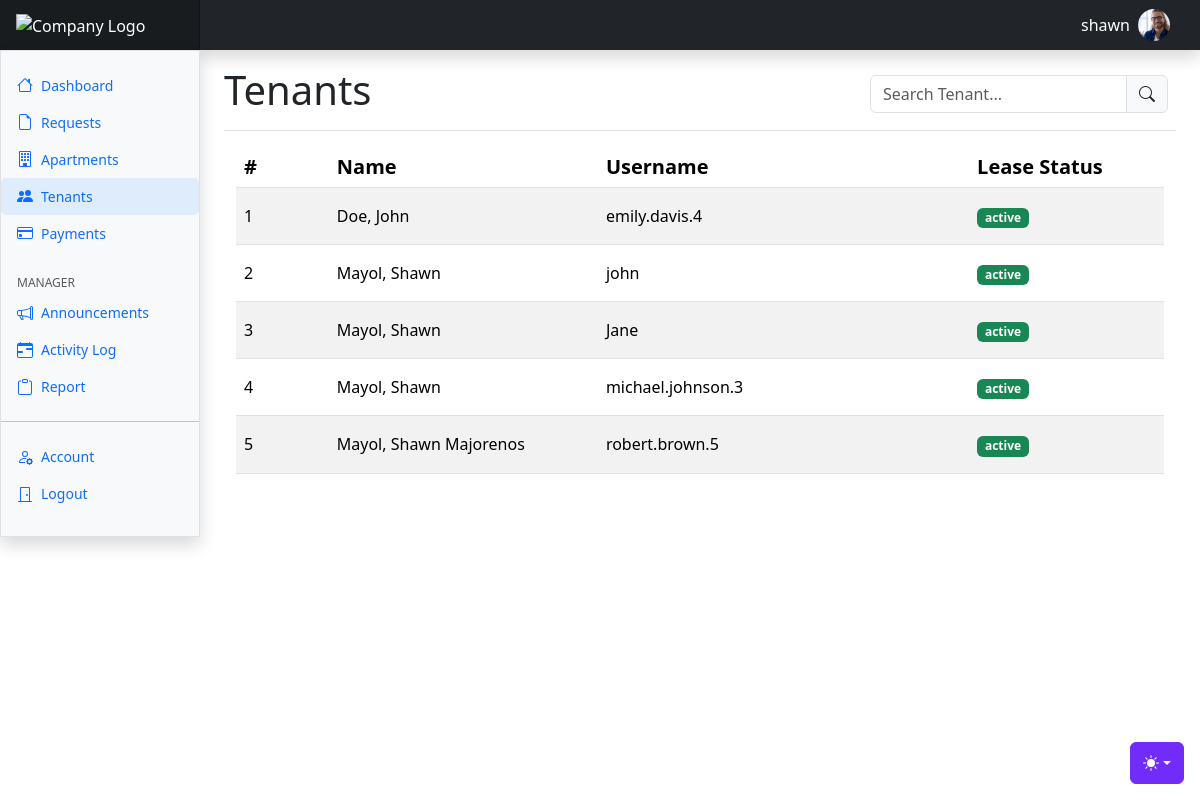
The app's page /app/index.php?page=manager.tenants (signed in) with its own data.
### tables this page shows
CREATE TABLE `user` (
  `user_ID` int(11) NOT NULL,
  `tenant_ID` int(11) DEFAULT NULL,
  `staff_ID` int(11) DEFAULT NULL,
  `username` varchar(255) NOT NULL,
  `password` varchar(255) NOT NULL,
  `userRole` enum('Admin','Manager','Tenant') NOT NULL,
  `picDirectory` varchar(255) DEFAULT NULL
);

CREATE TABLE `tenant` (
  `tenant_ID` int(11) NOT NULL,
  `lease_ID` int(11) NOT NULL,
  `firstName` varchar(255) NOT NULL,
  `lastName` varchar(255) NOT NULL,
  `middleName` varchar(255) DEFAULT NULL,
  `dateOfBirth` date NOT NULL,
  `gender` enum('Male','Female','Prefer not to say') DEFAULT NULL,
  `phoneNumber` varchar(15) NOT NULL,
  `emailAddress` varchar(50) NOT NULL,
  `tenantType` enum('Lessee','Occupant') DEFAULT NULL
);

CREATE TABLE `lease` (
  `lease_ID` int(11) NOT NULL,
  `apartmentNumber` int(11) DEFAULT NULL,
  `startDate` date NOT NULL,
  `endDate` date NOT NULL,
  `billingPeriod` varchar(50) NOT NULL,
  `securityDeposit` decimal(10,2) DEFAULT 0.00,
  `leaseStatus` enum('active','expired','terminated') DEFAULT 'active'
);

### app/views/manager/manager.tenants.php (the view, shortened to what this page needs)
<link rel="stylesheet" href="https://cdn.jsdelivr.net/npm/bootstrap-icons/font/bootstrap-icons.css">
<main class="col-md-9 ms-sm-auto col-lg-10 px-md-4">
    <div class="d-flex justify-content-between flex-wrap flex-md-nowrap align-items-center pt-3 pb-2 mb-3 border-bottom">
        <h1 class="h1">Tenants</h1>
        <div class="btn-toolbar mb-2 mb-md-0">
            <div class="input-group me-2">
                <input type="text" class="form-control" id="filterInput" placeholder="Search Tenant..." oninput="searchTenants()">
                <span class="input-group-text">
                    <i class="bi bi-search d-flex align-items-center"></i>
                </span>
            </div>
        </div>
    </div>
    <div class="container">
        <div class="table-responsive">
            <?php
            $servername = "localhost";
            $username = "root";
            $password = "";
            $dbname = "tms";
            $conn = new mysqli($servername, $username, $password, $dbname);
            $sql = "
            SELECT t.tenant_ID, t.firstName, t.lastName, t.middleName, l.leaseStatus, u.username
            FROM tenant t
            JOIN lease l ON t.lease_ID = l.lease_ID
            JOIN user u ON t.tenant_ID = u.tenant_ID
            WHERE t.tenantType = 'Lessee' AND l.leaseStatus = 'active'
            ORDER BY t.lastName, t.firstName
            ";
            $result = $conn->query($sql);
            if ($result->num_rows > 0) {
                echo '<table class="table table-striped table-hover">';
                echo '<thead class="h5">';
                echo '<tr>';
                echo '<th style="width: 10%;">#</th>';
                echo '<th style="width: 29%;">Name</th>';
                echo '<th style="width: 40%;">Username</th>';
                echo '<th style="width: 21%;">Lease Status</th>';
                echo '</tr>';
                echo '</thead>';
                echo '<tbody>';
                $count = 1;
                while ($row = $result->fetch_assoc()) {
                    $statusClass = '';
                    if ($row['leaseStatus'] === 'active') {
                        $statusClass = 'bg-success';
                    } elseif ($row['leaseStatus'] === 'expired') {
                        $statusClass = 'bg-secondary';
                    } elseif ($row['leaseStatus'] === 'terminated') {
                        $statusClass = 'bg-danger';
                    }
                    echo '<tr class="clickable-row" data-href="?page=manager.viewUser&tenant_id=' . $row['tenant_ID'] . '">';
                    echo '<td class="py-3">' . $count++ . '</td>';
                    echo '<td class="py-3">' . $row['lastName'] . ', ' . $row['firstName'] . ' ' . $row['middleName'] . '</td>';
                    echo '<td class="py-3">' . $row['username'] . '</td>';
                    echo '<td class="py-3"><span class="badge ' . $statusClass . '">' . $row['leaseStatus'] . '</span></td>';
                    echo '</tr>';
                }
                echo '</tbody>';
                echo '</table>';
            } else {
                echo 'No active lessees found.';
            }
            ?>
        </div>
    </div>
</main>

### app/index.php (shortened to what this page needs)
<!doctype html>
<html lang="en" data-bs-theme="light">
<head>
  <link href="assets/dist/css/bootstrap.min.css" rel="stylesheet">
  <link href="assets/src/css/dashboard.css" rel="stylesheet">
  <link href="assets/src/css/themes.css" rel="stylesheet">
</head>
<body>
  <?php
      include ('core/themes.php');
      $role = $_SESSION['role'] ?? 'tenant';
      $dashboardPage = match ($role) {
          'admin' => 'index.php?page=admin.dashboard',
          'manager' => 'index.php?page=manager.dashboard',
          'tenant' => 'index.php?page=tenant.dashboard',
      };
  ?>
  <header class="navbar sticky-top bg-dark flex-md-nowrap p-0 shadow">
    <a class="navbar-brand col-md-3 col-lg-2 me-0 px-3 fs-6 text-white" href="<?= htmlspecialchars($dashboardPage) ?>">
        <img src="assets/src/svg/c.svg" alt="Company Logo" style="width: 100%; height: 80%">
    </a>
    <ul class="navbar-nav flex-row">
      <?php
        include 'core/database.php';
        $loggedInUserID = $_SESSION['user_id'] ?? null;
        $username = "";
        $picDirectory = "uploads/staff/placeholder.jpg";
        $query = "SELECT username, picDirectory FROM user WHERE user_ID = ?";
        $stmt = $conn->prepare($query);
        $stmt->bind_param('i', $loggedInUserID);
        $stmt->execute();
        $stmt->bind_result($username, $picDirectory);
        ?>
        <li class="nav-item text-nowrap d-none d-md-flex align-items-center text-white">
            <div class="navbar-nav">
                <span class="px-2"><?= htmlspecialchars($username) ?></span>
            </div>
            <a href="#" id="accountPictureTrigger" data-bs-toggle="modal" data-bs-target="#staffAccountModal">
              <?php $picDirectory = substr($picDirectory, 6); ?>
              <img src="<?php echo $picDirectory; ?>" class="img-fluid rounded-circle" style="width: 32px; height: 32px; object-fit: cover;" alt="Account Picture">
            </a>
        </li>
    </ul>
  </header>
  <?php
  if (isset($_SESSION['role'])) {
    switch ($_SESSION['role']) {
      case 'manager':
        $page = 'views/manager/manager.dashboard';
        break;
    }
    if (isset($_GET['page'])) {
      $page = $_GET['page'];
      include 'views/' .  $role . '/' . $page . '.php';
    } else {
      include $page . '.php';
    }
  }
  ?>
  </div>
  </div>
</body>
</html>

### app/assets/src/css/dashboard.css (style rules this page uses)
.bi { display: inline-block; width: 1rem; height: 1rem; }
.navbar-brand { padding-top: .75rem; padding-bottom: .75rem; background-color: rgba(0, 0, 0, .25); box-shadow: inset -1px 0 0 rgba(0, 0, 0, .25); }
.bi { vertical-align: -.125em; fill: currentColor; }

### app/assets/src/css/themes.css (style rules this page uses)
* { margin: 0px; padding: 0px; }
.bi { vertical-align: -.125em; fill: currentColor; }

### app/index.php (style rules this page uses)
#accountPictureTrigger img { display: block; margin-right: 30px; }

### app/views/manager/manager.tenants.php (style rules this page uses)
.clickable-row { cursor: pointer; }

### records on screen
user: username "shawn", picDirectory (picture)
tenant: lastName "Doe", firstName "John", user.username "emily.davis.4", lease_ID.leaseStatus "active"
tenant: lastName "Mayol", firstName "Shawn", user.username "john", lease_ID.leaseStatus "active"
tenant: lastName "Mayol", firstName "Shawn", user.username "Jane", lease_ID.leaseStatus "active"
tenant: lastName "Mayol", firstName "Shawn", user.username "michael.johnson.3", lease_ID.leaseStatus "active"
tenant: lastName "Mayol", firstName "Shawn", middleName "Majorenos", user.username "robert.brown.5", lease_ID.leaseStatus "active"
